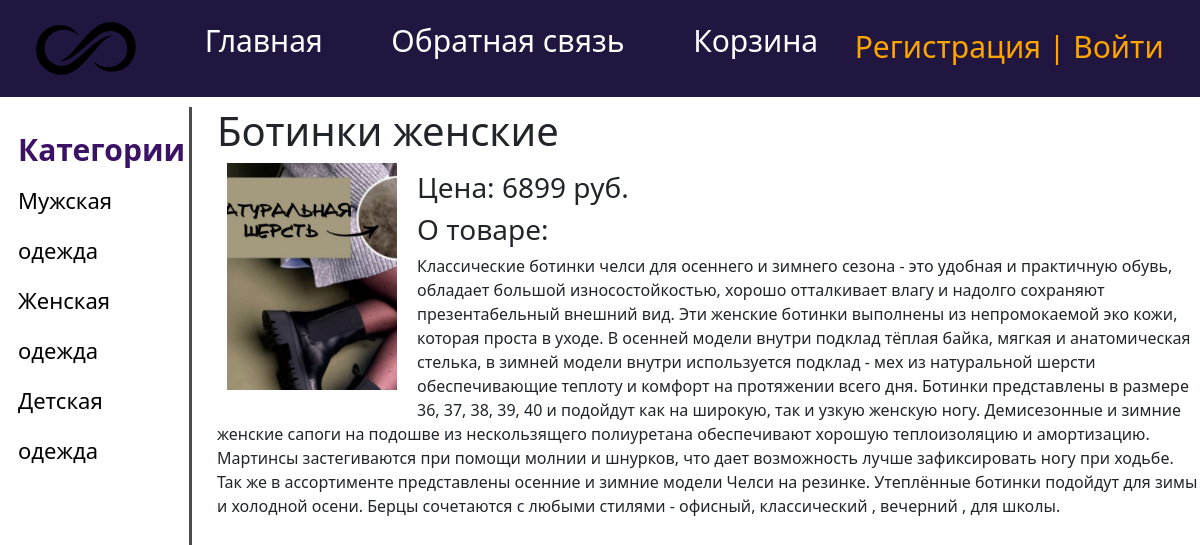
Screenshot of /post/botinki-zhenskie/ with the database file from the repository.
### main/models.py (models this page shows, shortened)
class Category(models.Model):
    name = models.CharField(max_length=255, db_index=True)
    slug = models.SlugField(max_length=255,db_index=True, verbose_name='url', unique=True)
    def get_absolute_url(self):
        return reverse('cats', kwargs={'cat_slug': self.slug})

class Product(models.Model):
    title = models.CharField(max_length=255, verbose_name='Название')
    content = models.TextField(verbose_name='Описание')
    price = models.IntegerField(verbose_name='Цена')
    slug = models.SlugField(max_length=255, db_index=True, verbose_name='url', unique=True)
    photo = models.ImageField(upload_to='photos/%Y/%m/%d/')
    time_create = models.DateTimeField(auto_now_add=True)
    time_update = models.DateTimeField(auto_now=True)
    cat = models.ForeignKey('Category', on_delete=models.PROTECT)

### main/views.py (the view)
# urls.py: path('post/<slug:post_slug>/', show_post, name='show_post'),
def show_post(request, post_slug):
    post = get_object_or_404(Product, slug=post_slug)
    context = {
        'post': post,
        'menu': menu,
    }
    return render(request, 'main/show_post.html', context=context)

### main/templatetags/main_tags.py (called while the page is built)
@register.inclusion_tag('main/list_categories.html')
def show_categories():
    cats = Category.objects.all()
    return {'cats': cats}

### main/templates/main/show_post.html
{% extends 'main/layout.html' %}
{% block content %}
<h1>{{post.title}}</h1>
{% if post.photo %}
<p><img width="190px" class="img-article-left" src="{{post.photo.url}}"></p>
{% endif %}
<div>
    <h3>  Цена: {{ post.price }} руб.  </h3>
</div>
<div>
    <h3>О товаре:</h3>{{post.content|linebreaks}}
</div>
{% endblock %}

### main/templates/main/list_categories.html
{% for c in cats %}
		<li><a href="{{ c.get_absolute_url }}">{{c.name}}</a></li>
{% endfor %}

### main/static/main/css/style.css (style rules this page uses)
html, body { font-family: 'Arial', }
img.img-article-left { max-width: 300px; height: auto; float: left; padding: 0 20px 10px 0; margin-left: 10px }
.cats a { color: black; }
li a { text-decoration: none }
li { list-style-type: none }

### rows the page displays
Category: name "Мужская одежда"
Category: name "Женская одежда"
Category: name "Детская одежда"
Product: title "Ботинки женские", photo (picture), price "6899", content "Классические ботинки челси для осеннего и зимнего сезона - это удобная и практичную обувь, обладает большой износостойкостью, хорошо отталкивает влагу и надолго сохраняют презентабельный внешний вид. Эти женские ботинки выполнены из непромокаемой эко кожи, которая проста в уходе. В осенней модели внутри подклад тёплая байка, мягкая и анатомическая стелька, в зимней модели внутри используется подклад - мех из натуральной шерсти обеспечивающие теплоту и комфорт на протяжении всего дня. Ботинки представлены в размере 36, 37, 38, 39, 40 и подойдут как на широкую, так и узкую женскую ногу. Демисезонные и зимние женские сапоги на подошве из нескользящего полиуретана обеспечивают хорошую…"

### other values shown
{{ m.title }} "Главная" "Обратная связь" "Корзина"
